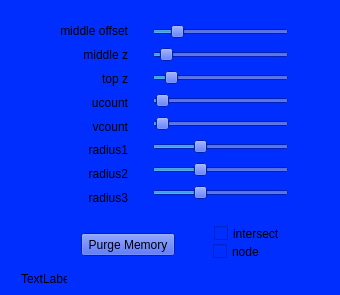
<?xml version="1.0" encoding="UTF-8"?>
<ui version="4.0">
 <class>ZHA_JCM</class>
 <widget class="QWidget" name="ZHA_JCM">
  <property name="geometry">
   <rect>
    <x>0</x>
    <y>0</y>
    <width>340</width>
    <height>295</height>
   </rect>
  </property>
  <property name="windowTitle">
   <string>ZHA_JCM</string>
  </property>
  <property name="styleSheet">
   <string notr="true">background-color: rgb(0, 46, 255);</string>
  </property>
  <widget class="QWidget" name="verticalLayoutWidget">
   <property name="geometry">
    <rect>
     <x>141</x>
     <y>11</y>
     <width>159</width>
     <height>207</height>
    </rect>
   </property>
   <layout class="QVBoxLayout" name="sliderset">
    <item>
     <widget class="QSlider" name="x">
      <property name="maximum">
       <number>200</number>
      </property>
      <property name="value">
       <number>30</number>
      </property>
      <property name="orientation">
       <enum>Qt::Horizontal</enum>
      </property>
     </widget>
    </item>
    <item>
     <widget class="QSlider" name="y">
      <property name="maximum">
       <number>1000</number>
      </property>
      <property name="value">
       <number>60</number>
      </property>
      <property name="orientation">
       <enum>Qt::Horizontal</enum>
      </property>
     </widget>
    </item>
    <item>
     <widget class="QSlider" name="z">
      <property name="maximum">
       <number>1000</number>
      </property>
      <property name="value">
       <number>100</number>
      </property>
      <property name="orientation">
       <enum>Qt::Horizontal</enum>
      </property>
     </widget>
    </item>
    <item>
     <widget class="QSlider" name="ucount">
      <property name="maximum">
       <number>200</number>
      </property>
      <property name="value">
       <number>5</number>
      </property>
      <property name="orientation">
       <enum>Qt::Horizontal</enum>
      </property>
     </widget>
    </item>
    <item>
     <widget class="QSlider" name="vcount">
      <property name="maximum">
       <number>200</number>
      </property>
      <property name="value">
       <number>5</number>
      </property>
      <property name="orientation">
       <enum>Qt::Horizontal</enum>
      </property>
     </widget>
    </item>
    <item>
     <widget class="QSlider" name="radius1">
      <property name="maximum">
       <number>600</number>
      </property>
      <property name="value">
       <number>200</number>
      </property>
      <property name="orientation">
       <enum>Qt::Horizontal</enum>
      </property>
     </widget>
    </item>
    <item>
     <widget class="QSlider" name="radius2">
      <property name="maximum">
       <number>600</number>
      </property>
      <property name="value">
       <number>200</number>
      </property>
      <property name="orientation">
       <enum>Qt::Horizontal</enum>
      </property>
     </widget>
    </item>
    <item>
     <widget class="QSlider" name="radius3">
      <property name="maximum">
       <number>600</number>
      </property>
      <property name="value">
       <number>200</number>
      </property>
      <property name="orientation">
       <enum>Qt::Horizontal</enum>
      </property>
     </widget>
    </item>
   </layout>
  </widget>
  <widget class="QPushButton" name="purge">
   <property name="geometry">
    <rect>
     <x>81</x>
     <y>233</y>
     <width>94</width>
     <height>23</height>
    </rect>
   </property>
   <property name="text">
    <string>Purge Memory</string>
   </property>
  </widget>
  <widget class="QWidget" name="verticalLayoutWidget_2">
   <property name="geometry">
    <rect>
     <x>18</x>
     <y>11</y>
     <width>121</width>
     <height>207</height>
    </rect>
   </property>
   <layout class="QVBoxLayout" name="verticalLayout_2">
    <item>
     <widget class="QLabel" name="label_2">
      <property name="text">
       <string>middle offset</string>
      </property>
      <property name="alignment">
       <set>Qt::AlignRight|Qt::AlignTrailing|Qt::AlignVCenter</set>
      </property>
     </widget>
    </item>
    <item>
     <widget class="QLabel" name="label_3">
      <property name="text">
       <string>middle z</string>
      </property>
      <property name="alignment">
       <set>Qt::AlignRight|Qt::AlignTrailing|Qt::AlignVCenter</set>
      </property>
     </widget>
    </item>
    <item>
     <widget class="QLabel" name="label_4">
      <property name="text">
       <string>top z</string>
      </property>
      <property name="alignment">
       <set>Qt::AlignRight|Qt::AlignTrailing|Qt::AlignVCenter</set>
      </property>
     </widget>
    </item>
    <item>
     <widget class="QLabel" name="label_5">
      <property name="text">
       <string>ucount</string>
      </property>
      <property name="alignment">
       <set>Qt::AlignRight|Qt::AlignTrailing|Qt::AlignVCenter</set>
      </property>
     </widget>
    </item>
    <item>
     <widget class="QLabel" name="label_6">
      <property name="text">
       <string>vcount</string>
      </property>
      <property name="alignment">
       <set>Qt::AlignRight|Qt::AlignTrailing|Qt::AlignVCenter</set>
      </property>
     </widget>
    </item>
    <item>
     <widget class="QLabel" name="label">
      <property name="text">
       <string>radius1</string>
      </property>
      <property name="alignment">
       <set>Qt::AlignRight|Qt::AlignTrailing|Qt::AlignVCenter</set>
      </property>
     </widget>
    </item>
    <item>
     <widget class="QLabel" name="label_7">
      <property name="text">
       <string>radius2</string>
      </property>
      <property name="alignment">
       <set>Qt::AlignRight|Qt::AlignTrailing|Qt::AlignVCenter</set>
      </property>
     </widget>
    </item>
    <item>
     <widget class="QLabel" name="label_8">
      <property name="text">
       <string>radius3</string>
      </property>
      <property name="alignment">
       <set>Qt::AlignRight|Qt::AlignTrailing|Qt::AlignVCenter</set>
      </property>
     </widget>
    </item>
   </layout>
  </widget>
  <widget class="QCheckBox" name="intersect">
   <property name="geometry">
    <rect>
     <x>214</x>
     <y>225</y>
     <width>70</width>
     <height>17</height>
    </rect>
   </property>
   <property name="text">
    <string>intersect</string>
   </property>
  </widget>
  <widget class="QCheckBox" name="node">
   <property name="geometry">
    <rect>
     <x>213</x>
     <y>243</y>
     <width>70</width>
     <height>17</height>
    </rect>
   </property>
   <property name="text">
    <string>node</string>
   </property>
  </widget>
  <widget class="QLabel" name="status">
   <property name="geometry">
    <rect>
     <x>21</x>
     <y>272</y>
     <width>46</width>
     <height>13</height>
    </rect>
   </property>
   <property name="text">
    <string>TextLabel</string>
   </property>
  </widget>
 </widget>
 <layoutdefault spacing="6" margin="11"/>
 <resources/>
 <connections/>
</ui>
